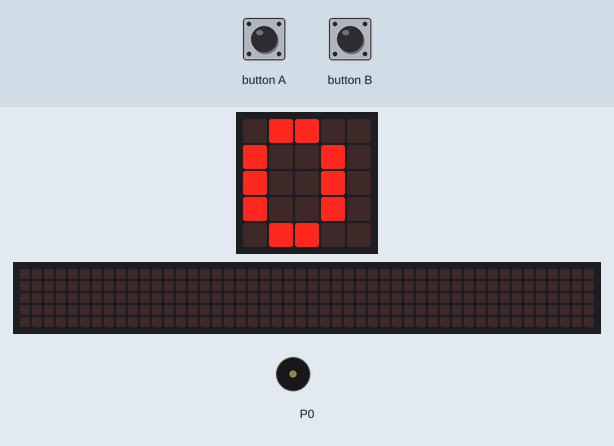
A program run on a simulated BBC micro:bit (MakeCode). Shown: the board's 5×5 LED display, a strip that is not on the board, showing the scrolling text unrolled, buzzer (waves = sounding). The inputs (shaded band) are chosen by the test bench. The 48×5 strip is a reading aid, not a part: it shows the text the display is scrolling, unrolled, one strip-width of it at a time.

Above: at 1.9 s.
2.0 s: button B pressed for 0.15 s
At 2.3 s:
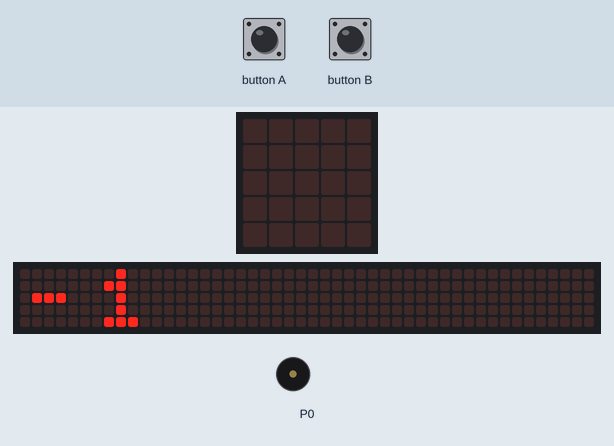
2.7 s: button A pressed for 0.15 s
3.4 s: button B pressed for 0.15 s
At 5.22 s:
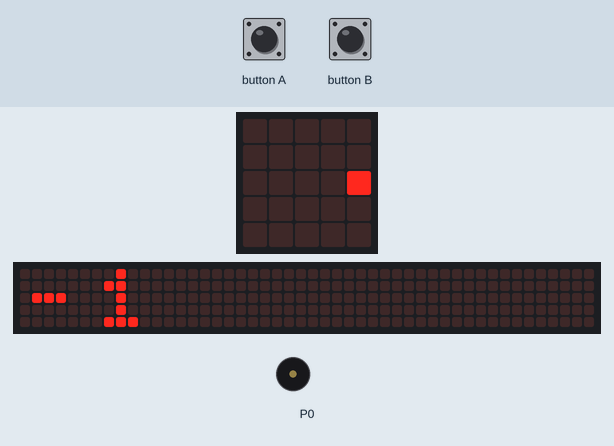
7.1 s: button A pressed for 0.15 s
At 7.75 s:
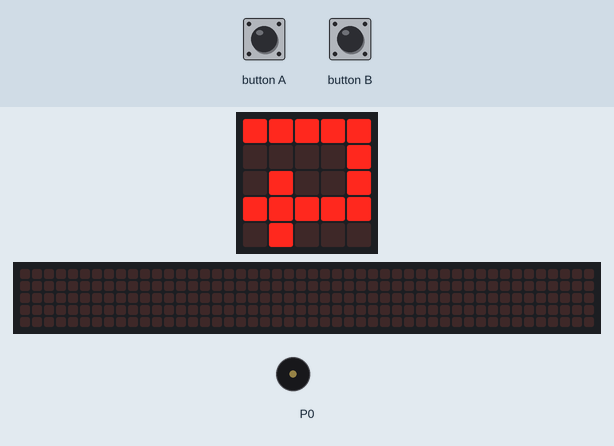
7.8 s: button B pressed for 0.15 s
At 8.1 s:
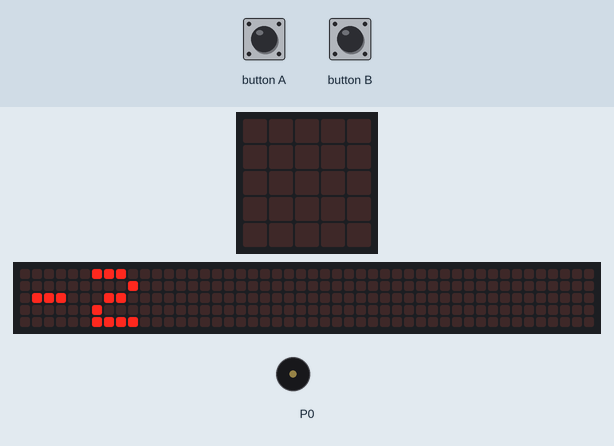
8.5 s: button B pressed for 0.15 s
Timing chart, 0 to 11.8 s (numbered marks = the images above; inputs shaded):
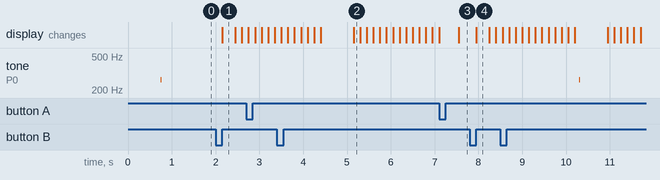

Measured:
- after the input at 2.0 s, the display: changes after 0.15 s (image 1)
- after the input at 7.8 s, the display: first changes after 0.15 s (image 4 shows a later state)

The program:

main.ts
```typescript
/**
 * Unngå å telle forbi 9. pga. "scrolling", og test med modulus..
 *
 * Teller opp med A og ned med B
 *
 * Telle opp reset til 0
 *
 * Telle ned reset til 9
 *
 * Lurt å teste på enkle ting for å brukes senere.
 *
 * Lyden er med for å se det er liv i Mbit.
 *
 * Endrer nok intervall etter hvert.
 */
input.onButtonPressed(Button.A, function () {
    tallet += 1
    if (tallet % startigjen0 == 0) {
        tallet = 0
        basic.showLeds(`
            # # # # #
            . . . . #
            . # . . #
            # # # # #
            . # . . .
            `)
        basic.pause(100)
    } else {
        basic.clearScreen()
    }
    basic.showNumber(tallet)
})
input.onButtonPressed(Button.B, function () {
    tallet += -1
    if (tallet % startigjen0 == 0) {
        tallet = 9
        basic.showLeds(`
            # # # # #
            # . . . .
            # . . # .
            # # # # #
            . . . # .
            `)
        basic.pause(100)
    } else {
        basic.clearScreen()
    }
    basic.showNumber(tallet)
})
let startigjen0 = 0
let tallet = 0
tallet = 0
startigjen0 = 10
let startigjen10 = 10
basic.showNumber(tallet)
basic.forever(function () {
    music.ringTone(262)
    basic.pause(25)
    music.rest(music.beat(BeatFraction.Whole))
    basic.pause(9000)
})
```

test.ts
```typescript
// testene settes inn her; disse vil ikke kompilert så lenge denne pakken blir brukt som en utvidelse.
```
